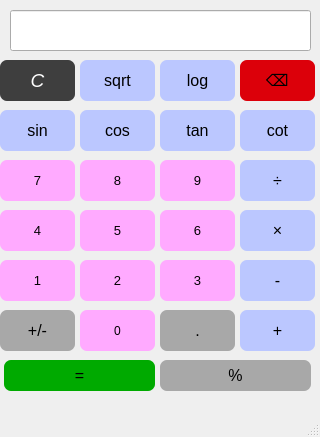
<?xml version="1.0" encoding="UTF-8"?>
<ui version="4.0">
 <class>MainWindow</class>
 <widget class="QMainWindow" name="MainWindow">
  <property name="geometry">
   <rect>
    <x>0</x>
    <y>0</y>
    <width>320</width>
    <height>437</height>
   </rect>
  </property>
  <property name="windowTitle">
   <string>MainWindow</string>
  </property>
  <widget class="QWidget" name="centralwidget">
   <widget class="QPushButton" name="Button_sign">
    <property name="geometry">
     <rect>
      <x>0</x>
      <y>310</y>
      <width>75</width>
      <height>41</height>
     </rect>
    </property>
    <property name="font">
     <font>
      <pointsize>12</pointsize>
     </font>
    </property>
    <property name="styleSheet">
     <string notr="true">background-color: rgb(168, 168, 168);border-radius: 7px;</string>
    </property>
    <property name="text">
     <string>+/-</string>
    </property>
   </widget>
   <widget class="QPushButton" name="Button_0">
    <property name="geometry">
     <rect>
      <x>80</x>
      <y>310</y>
      <width>75</width>
      <height>41</height>
     </rect>
    </property>
    <property name="font">
     <font>
      <pointsize>9</pointsize>
     </font>
    </property>
    <property name="styleSheet">
     <string notr="true">background-color: rgb(255, 170, 255);
color: rgb(0, 0, 0);border-radius: 7px;</string>
    </property>
    <property name="text">
     <string>0</string>
    </property>
   </widget>
   <widget class="QPushButton" name="Button_dot">
    <property name="geometry">
     <rect>
      <x>160</x>
      <y>310</y>
      <width>75</width>
      <height>41</height>
     </rect>
    </property>
    <property name="font">
     <font>
      <pointsize>12</pointsize>
     </font>
    </property>
    <property name="styleSheet">
     <string notr="true">background-color: rgb(168, 168, 168);border-radius: 7px;</string>
    </property>
    <property name="text">
     <string>.</string>
    </property>
   </widget>
   <widget class="QPushButton" name="Button_bs">
    <property name="geometry">
     <rect>
      <x>240</x>
      <y>60</y>
      <width>75</width>
      <height>41</height>
     </rect>
    </property>
    <property name="font">
     <font>
      <pointsize>12</pointsize>
     </font>
    </property>
    <property name="styleSheet">
     <string notr="true">background-color: rgb(220, 0, 10);
border-radius: 7px;</string>
    </property>
    <property name="text">
     <string>⌫</string>
    </property>
   </widget>
   <widget class="QPushButton" name="Button_sum">
    <property name="geometry">
     <rect>
      <x>240</x>
      <y>310</y>
      <width>75</width>
      <height>41</height>
     </rect>
    </property>
    <property name="font">
     <font>
      <pointsize>12</pointsize>
     </font>
    </property>
    <property name="styleSheet">
     <string notr="true">background-color: rgb(187, 199, 255);border-radius: 7px;</string>
    </property>
    <property name="text">
     <string>+</string>
    </property>
   </widget>
   <widget class="QPushButton" name="Button_2">
    <property name="geometry">
     <rect>
      <x>80</x>
      <y>260</y>
      <width>75</width>
      <height>41</height>
     </rect>
    </property>
    <property name="font">
     <font>
      <pointsize>10</pointsize>
     </font>
    </property>
    <property name="styleSheet">
     <string notr="true">background-color: rgb(255, 170, 255);
color: rgb(0, 0, 0);border-radius: 7px;</string>
    </property>
    <property name="text">
     <string>2</string>
    </property>
   </widget>
   <widget class="QPushButton" name="Button_1">
    <property name="geometry">
     <rect>
      <x>0</x>
      <y>260</y>
      <width>75</width>
      <height>41</height>
     </rect>
    </property>
    <property name="font">
     <font>
      <pointsize>10</pointsize>
     </font>
    </property>
    <property name="styleSheet">
     <string notr="true">background-color: rgb(255, 170, 255);
color: rgb(0, 0, 0);border-radius: 7px;</string>
    </property>
    <property name="text">
     <string>1</string>
    </property>
   </widget>
   <widget class="QPushButton" name="Button_3">
    <property name="geometry">
     <rect>
      <x>160</x>
      <y>260</y>
      <width>75</width>
      <height>41</height>
     </rect>
    </property>
    <property name="font">
     <font>
      <pointsize>10</pointsize>
     </font>
    </property>
    <property name="styleSheet">
     <string notr="true">background-color: rgb(255, 170, 255);
color: rgb(0, 0, 0);
border-radius: 7px;</string>
    </property>
    <property name="text">
     <string>3</string>
    </property>
   </widget>
   <widget class="QPushButton" name="Button_sub">
    <property name="geometry">
     <rect>
      <x>240</x>
      <y>260</y>
      <width>75</width>
      <height>41</height>
     </rect>
    </property>
    <property name="font">
     <font>
      <pointsize>12</pointsize>
     </font>
    </property>
    <property name="styleSheet">
     <string notr="true">background-color: rgb(187, 199, 255);border-radius: 7px;</string>
    </property>
    <property name="text">
     <string>-</string>
    </property>
   </widget>
   <widget class="QPushButton" name="Button_5">
    <property name="geometry">
     <rect>
      <x>80</x>
      <y>210</y>
      <width>75</width>
      <height>41</height>
     </rect>
    </property>
    <property name="font">
     <font>
      <pointsize>10</pointsize>
     </font>
    </property>
    <property name="styleSheet">
     <string notr="true">background-color: rgb(255, 170, 255);
color: rgb(0, 0, 0);border-radius: 7px;</string>
    </property>
    <property name="text">
     <string>5</string>
    </property>
   </widget>
   <widget class="QPushButton" name="Button_4">
    <property name="geometry">
     <rect>
      <x>0</x>
      <y>210</y>
      <width>75</width>
      <height>41</height>
     </rect>
    </property>
    <property name="font">
     <font>
      <pointsize>10</pointsize>
     </font>
    </property>
    <property name="styleSheet">
     <string notr="true">background-color: rgb(255, 170, 255);
color: rgb(0, 0, 0);border-radius: 7px;</string>
    </property>
    <property name="text">
     <string>4</string>
    </property>
   </widget>
   <widget class="QPushButton" name="Button_6">
    <property name="geometry">
     <rect>
      <x>160</x>
      <y>210</y>
      <width>75</width>
      <height>41</height>
     </rect>
    </property>
    <property name="font">
     <font>
      <pointsize>10</pointsize>
     </font>
    </property>
    <property name="styleSheet">
     <string notr="true">background-color: rgb(255, 170, 255);
color: rgb(0, 0, 0);border-radius: 7px;</string>
    </property>
    <property name="text">
     <string>6</string>
    </property>
   </widget>
   <widget class="QPushButton" name="Button_mul">
    <property name="geometry">
     <rect>
      <x>240</x>
      <y>210</y>
      <width>75</width>
      <height>41</height>
     </rect>
    </property>
    <property name="font">
     <font>
      <pointsize>12</pointsize>
     </font>
    </property>
    <property name="styleSheet">
     <string notr="true">background-color: rgb(187, 199, 255);border-radius: 7px;</string>
    </property>
    <property name="text">
     <string>×</string>
    </property>
   </widget>
   <widget class="QPushButton" name="Button_8">
    <property name="geometry">
     <rect>
      <x>80</x>
      <y>160</y>
      <width>75</width>
      <height>41</height>
     </rect>
    </property>
    <property name="font">
     <font>
      <pointsize>10</pointsize>
     </font>
    </property>
    <property name="styleSheet">
     <string notr="true">background-color: rgb(255, 170, 255);
color: rgb(0, 0, 0);border-radius: 7px;</string>
    </property>
    <property name="text">
     <string>8</string>
    </property>
   </widget>
   <widget class="QPushButton" name="Button_7">
    <property name="geometry">
     <rect>
      <x>0</x>
      <y>160</y>
      <width>75</width>
      <height>41</height>
     </rect>
    </property>
    <property name="font">
     <font>
      <pointsize>10</pointsize>
     </font>
    </property>
    <property name="styleSheet">
     <string notr="true">background-color: rgb(255, 170, 255);
color: rgb(0, 0, 0);border-radius: 7px;</string>
    </property>
    <property name="text">
     <string>7</string>
    </property>
   </widget>
   <widget class="QPushButton" name="Button_9">
    <property name="geometry">
     <rect>
      <x>160</x>
      <y>160</y>
      <width>75</width>
      <height>41</height>
     </rect>
    </property>
    <property name="font">
     <font>
      <pointsize>10</pointsize>
     </font>
    </property>
    <property name="styleSheet">
     <string notr="true">background-color: rgb(255, 170, 255);
color: rgb(0, 0, 0);border-radius: 7px;</string>
    </property>
    <property name="text">
     <string>9</string>
    </property>
   </widget>
   <widget class="QPushButton" name="Button_div">
    <property name="geometry">
     <rect>
      <x>240</x>
      <y>160</y>
      <width>75</width>
      <height>41</height>
     </rect>
    </property>
    <property name="font">
     <font>
      <pointsize>12</pointsize>
     </font>
    </property>
    <property name="styleSheet">
     <string notr="true">background-color: rgb(187, 199, 255);
border-radius: 7px;</string>
    </property>
    <property name="text">
     <string>÷</string>
    </property>
   </widget>
   <widget class="QPushButton" name="Button_cos">
    <property name="geometry">
     <rect>
      <x>80</x>
      <y>110</y>
      <width>75</width>
      <height>41</height>
     </rect>
    </property>
    <property name="font">
     <font>
      <pointsize>12</pointsize>
     </font>
    </property>
    <property name="styleSheet">
     <string notr="true">background-color: rgb(187, 199, 255);border-radius: 7px;</string>
    </property>
    <property name="text">
     <string>cos</string>
    </property>
   </widget>
   <widget class="QPushButton" name="Button_sin">
    <property name="geometry">
     <rect>
      <x>0</x>
      <y>110</y>
      <width>75</width>
      <height>41</height>
     </rect>
    </property>
    <property name="font">
     <font>
      <pointsize>12</pointsize>
     </font>
    </property>
    <property name="styleSheet">
     <string notr="true">background-color: rgb(187, 199, 255);border-radius: 7px;</string>
    </property>
    <property name="text">
     <string>sin</string>
    </property>
   </widget>
   <widget class="QPushButton" name="Button_tan">
    <property name="geometry">
     <rect>
      <x>160</x>
      <y>110</y>
      <width>75</width>
      <height>41</height>
     </rect>
    </property>
    <property name="font">
     <font>
      <pointsize>12</pointsize>
     </font>
    </property>
    <property name="styleSheet">
     <string notr="true">background-color: rgb(187, 199, 255);border-radius: 7px;</string>
    </property>
    <property name="text">
     <string>tan</string>
    </property>
   </widget>
   <widget class="QPushButton" name="Button_log">
    <property name="geometry">
     <rect>
      <x>160</x>
      <y>60</y>
      <width>75</width>
      <height>41</height>
     </rect>
    </property>
    <property name="font">
     <font>
      <pointsize>12</pointsize>
     </font>
    </property>
    <property name="styleSheet">
     <string notr="true">background-color: rgb(187, 199, 255);border-radius: 7px;</string>
    </property>
    <property name="text">
     <string>log</string>
    </property>
   </widget>
   <widget class="QPushButton" name="Button_sqrt">
    <property name="geometry">
     <rect>
      <x>80</x>
      <y>60</y>
      <width>75</width>
      <height>41</height>
     </rect>
    </property>
    <property name="font">
     <font>
      <pointsize>12</pointsize>
     </font>
    </property>
    <property name="styleSheet">
     <string notr="true">background-color: rgb(187, 199, 255);border-radius: 7px;</string>
    </property>
    <property name="text">
     <string>sqrt</string>
    </property>
   </widget>
   <widget class="QPushButton" name="Button_cot">
    <property name="geometry">
     <rect>
      <x>240</x>
      <y>110</y>
      <width>75</width>
      <height>41</height>
     </rect>
    </property>
    <property name="font">
     <font>
      <pointsize>12</pointsize>
     </font>
    </property>
    <property name="styleSheet">
     <string notr="true">background-color: rgb(187, 199, 255);border-radius: 7px;</string>
    </property>
    <property name="text">
     <string>cot</string>
    </property>
   </widget>
   <widget class="QPushButton" name="Button_c">
    <property name="geometry">
     <rect>
      <x>0</x>
      <y>60</y>
      <width>75</width>
      <height>41</height>
     </rect>
    </property>
    <property name="font">
     <font>
      <family>Segoe UI</family>
      <pointsize>14</pointsize>
      <italic>true</italic>
      <bold>false</bold>
      <kerning>false</kerning>
     </font>
    </property>
    <property name="styleSheet">
     <string notr="true">background-color: rgb(62, 62, 62);
color: rgb(255, 255, 255);
border-radius: 7px;</string>
    </property>
    <property name="text">
     <string>C</string>
    </property>
   </widget>
   <widget class="QLineEdit" name="monitor">
    <property name="geometry">
     <rect>
      <x>10</x>
      <y>10</y>
      <width>301</width>
      <height>41</height>
     </rect>
    </property>
    <property name="font">
     <font>
      <pointsize>12</pointsize>
     </font>
    </property>
    <property name="readOnly">
     <bool>true</bool>
    </property>
   </widget>
   <widget class="QPushButton" name="Button_per">
    <property name="geometry">
     <rect>
      <x>160</x>
      <y>360</y>
      <width>151</width>
      <height>31</height>
     </rect>
    </property>
    <property name="font">
     <font>
      <pointsize>12</pointsize>
     </font>
    </property>
    <property name="styleSheet">
     <string notr="true">background-color: rgb(168, 168, 168);border-radius: 7px;</string>
    </property>
    <property name="text">
     <string>%</string>
    </property>
   </widget>
   <widget class="QPushButton" name="Button_eq">
    <property name="geometry">
     <rect>
      <x>4</x>
      <y>360</y>
      <width>151</width>
      <height>31</height>
     </rect>
    </property>
    <property name="font">
     <font>
      <pointsize>12</pointsize>
     </font>
    </property>
    <property name="styleSheet">
     <string notr="true">background-color: rgb(0, 170, 0);
border-radius: 7px;</string>
    </property>
    <property name="text">
     <string>=</string>
    </property>
   </widget>
  </widget>
  <widget class="QMenuBar" name="menubar">
   <property name="geometry">
    <rect>
     <x>0</x>
     <y>0</y>
     <width>320</width>
     <height>22</height>
    </rect>
   </property>
  </widget>
  <widget class="QStatusBar" name="statusbar"/>
 </widget>
 <resources/>
 <connections/>
</ui>
